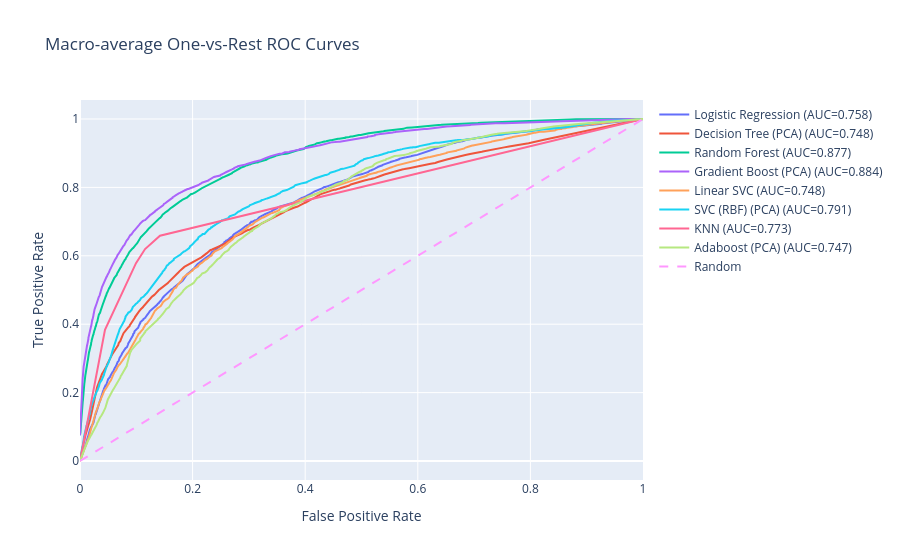
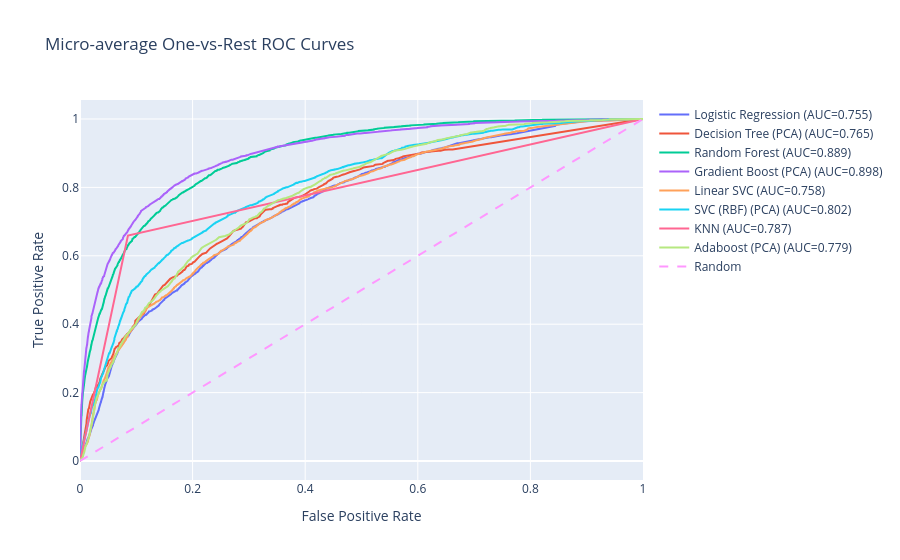

The cell these charts' notebook holds for them, in order:
### Markdown cell above
### Plot Results

### Code cell
plot_macro_roc(results)
plot_micro_roc(results)

### Figure 1 — Plotly figure (JSON) as saved in the notebook; plotly's stock layout.template omitted (floating-point values rounded to 4 significant figures; data arrays with more than 128 entries replaced by an {"elided": "..."} marker saying what was removed)
{"data": [{"mode": "lines", "name": "Logistic Regression (AUC=0.758)", "type": "scatter", "x": {"elided": "1947 float values"}, "y": {"elided": "1947 float values"}}, {"mode": "lines", "name": "Decision Tree (PCA) (AUC=0.748)", "type": "scatter", "x": {"elided": "636 float values"}, "y": {"elided": "636 float values"}}, {"mode": "lines", "name": "Random Forest (AUC=0.877)", "type": "scatter", "x": {"elided": "1428 float values"}, "y": {"elided": "1428 float values"}}, {"mode": "lines", "name": "Gradient Boost (PCA) (AUC=0.884)", "type": "scatter", "x": {"elided": "1318 float values"}, "y": {"elided": "1318 float values"}}, {"mode": "lines", "name": "Linear SVC (AUC=0.748)", "type": "scatter", "x": {"elided": "1946 float values"}, "y": {"elided": "1946 float values"}}, {"mode": "lines", "name": "SVC (RBF) (PCA) (AUC=0.791)", "type": "scatter", "x": {"elided": "1745 float values"}, "y": {"elided": "1745 float values"}}, {"mode": "lines", "name": "KNN (AUC=0.773)", "type": "scatter", "x": [0.0, 0.04358, 0.04439, 0.09944, 0.1156, 0.1421, 1.0], "y": [0.0, 0.3788, 0.3836, 0.5785, 0.6197, 0.6588, 1.0]}, {"mode": "lines", "name": "Adaboost (PCA) (AUC=0.747)", "type": "scatter", "x": {"elided": "3232 float values"}, "y": {"elided": "3232 float values"}}, {"line": {"dash": "dash"}, "mode": "lines", "name": "Random", "type": "scatter", "x": [0, 1], "y": [0, 1]}], "layout": {"title": {"text": "Macro-average One-vs-Rest ROC Curves"}, "xaxis": {"title": {"text": "False Positive Rate"}}, "yaxis": {"title": {"text": "True Positive Rate"}}}}

### Figure 2 — Plotly figure (JSON) as saved in the notebook; plotly's stock layout.template omitted (floating-point values rounded to 4 significant figures; data arrays with more than 128 entries replaced by an {"elided": "..."} marker saying what was removed)
{"data": [{"mode": "lines", "name": "Logistic Regression (AUC=0.755)", "type": "scatter", "x": {"elided": "4089 float values"}, "y": {"elided": "4089 float values"}}, {"mode": "lines", "name": "Decision Tree (PCA) (AUC=0.765)", "type": "scatter", "x": {"elided": "687 float values"}, "y": {"elided": "687 float values"}}, {"mode": "lines", "name": "Random Forest (AUC=0.889)", "type": "scatter", "x": {"elided": "2904 float values"}, "y": {"elided": "2904 float values"}}, {"mode": "lines", "name": "Gradient Boost (PCA) (AUC=0.898)", "type": "scatter", "x": {"elided": "2660 float values"}, "y": {"elided": "2660 float values"}}, {"mode": "lines", "name": "Linear SVC (AUC=0.758)", "type": "scatter", "x": {"elided": "3933 float values"}, "y": {"elided": "3933 float values"}}, {"mode": "lines", "name": "SVC (RBF) (PCA) (AUC=0.802)", "type": "scatter", "x": {"elided": "3671 float values"}, "y": {"elided": "3671 float values"}}, {"mode": "lines", "name": "KNN (AUC=0.787)", "type": "scatter", "x": [0.0, 0.08516, 1.0], "y": [0.0, 0.6594, 1.0]}, {"mode": "lines", "name": "Adaboost (PCA) (AUC=0.779)", "type": "scatter", "x": {"elided": "3935 float values"}, "y": {"elided": "3935 float values"}}, {"line": {"dash": "dash"}, "mode": "lines", "name": "Random", "type": "scatter", "x": [0, 1], "y": [0, 1]}], "layout": {"title": {"text": "Micro-average One-vs-Rest ROC Curves"}, "xaxis": {"title": {"text": "False Positive Rate"}}, "yaxis": {"title": {"text": "True Positive Rate"}}}}
